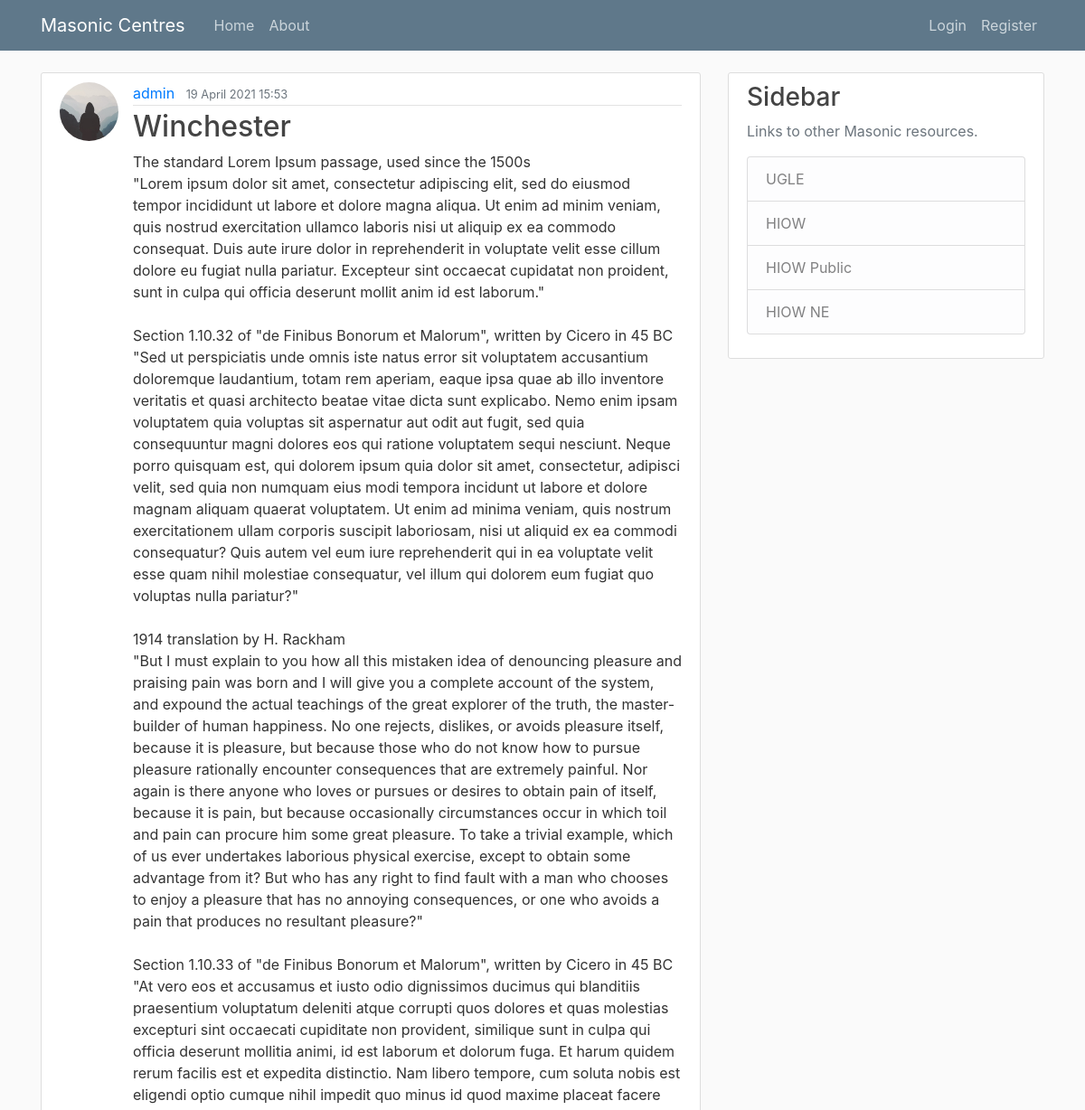
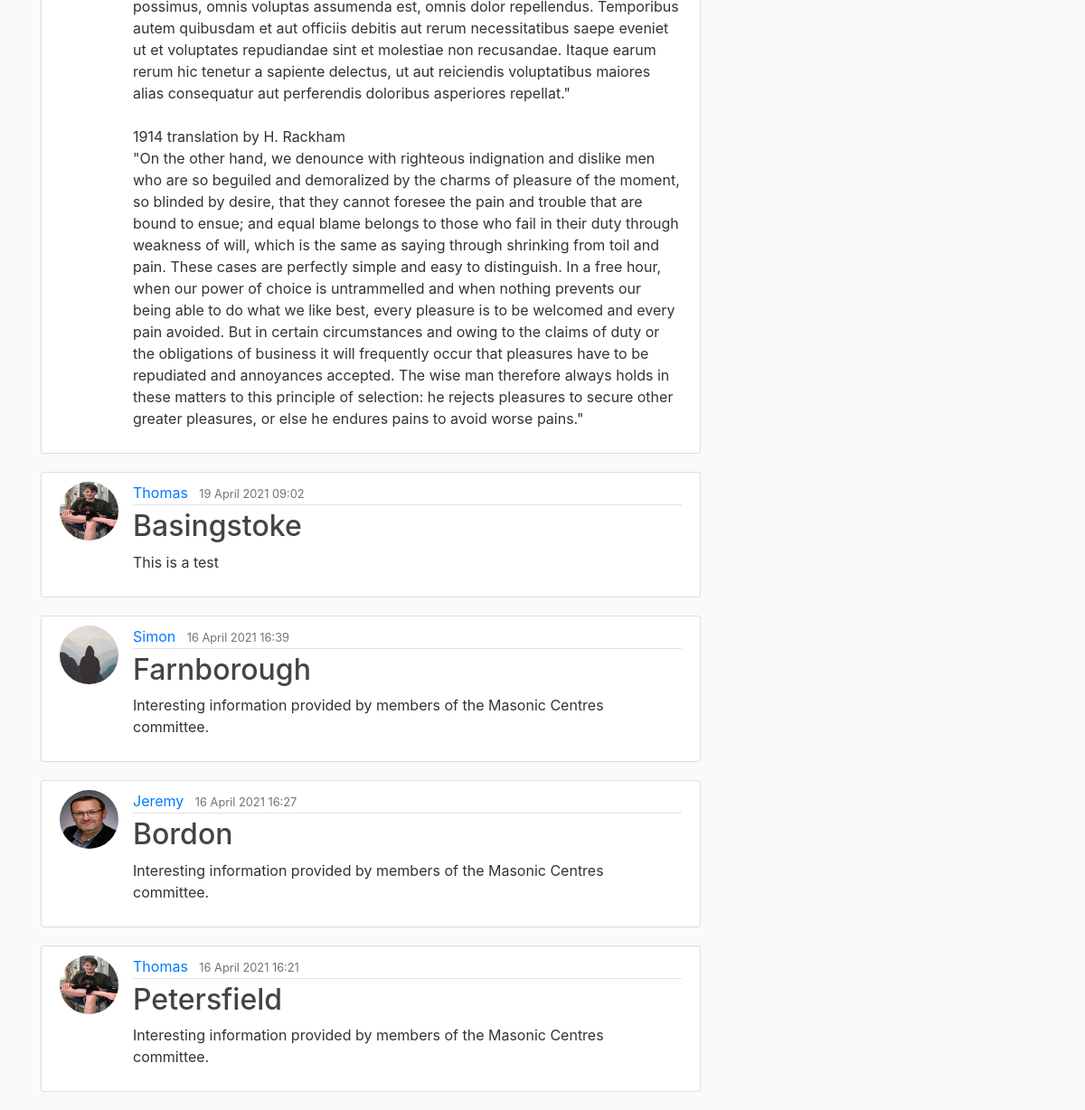
Before: / with the older database file (2 pictures, top to bottom).
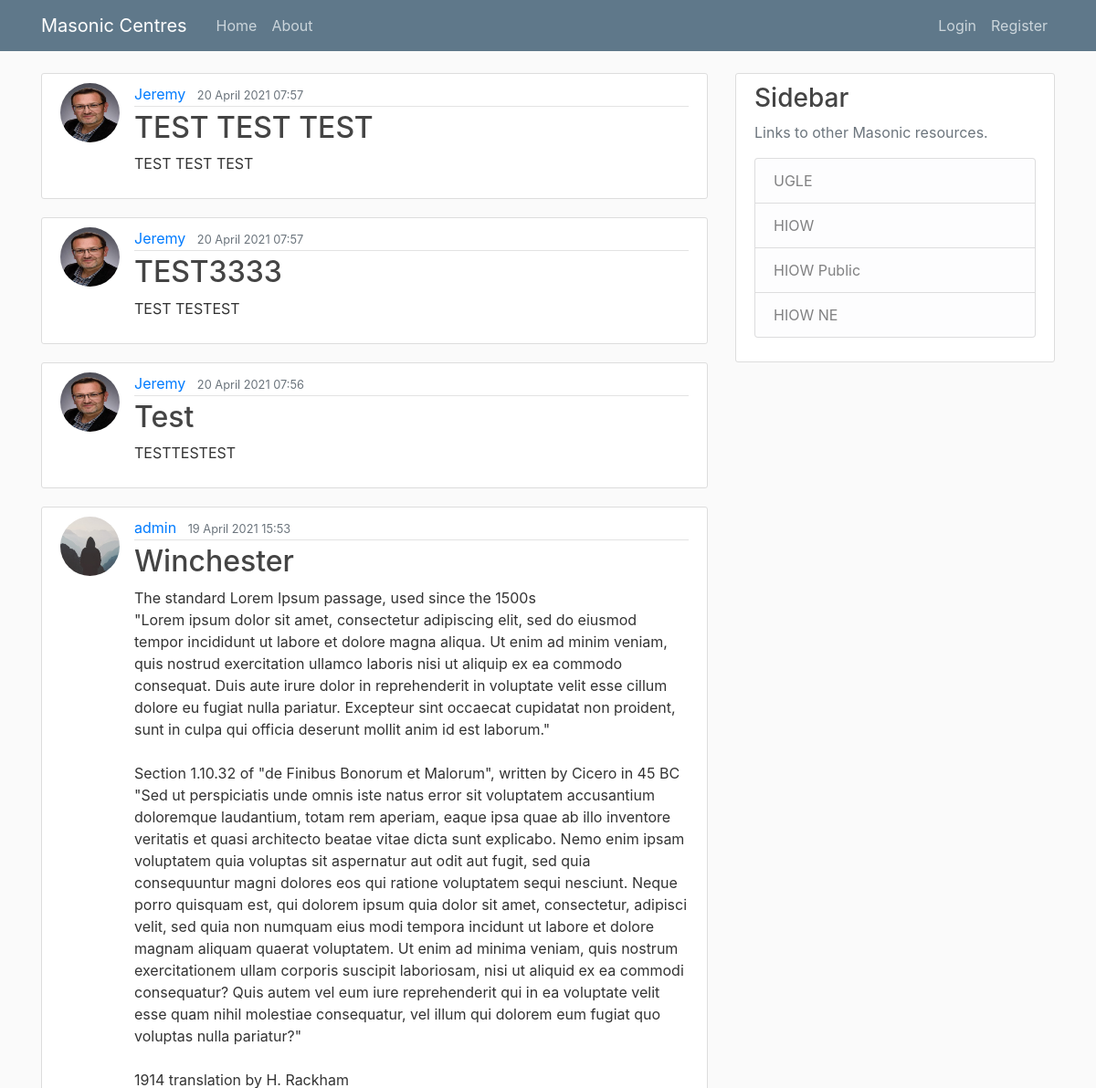
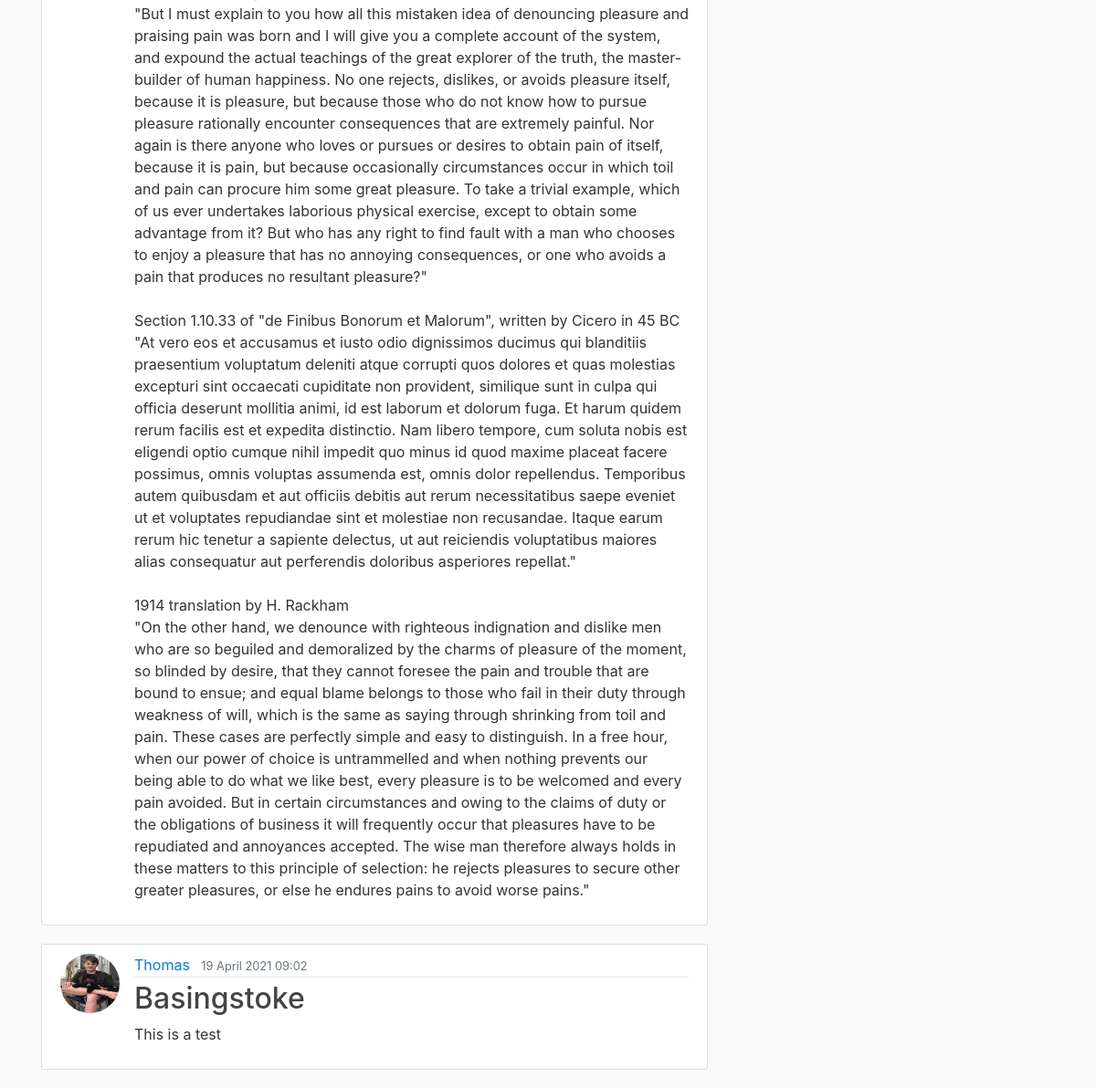
After: the same page with the newer database file (2 pictures, top to bottom).
### blog/models.py (models this page shows, shortened)
class Post(models.Model):
    title = models.CharField(max_length=100)
    content = models.TextField()
    date_posted = models.DateTimeField(default=timezone.now)
    update_posted = models.DateTimeField(auto_now=True)
    author = models.ForeignKey(User, on_delete=models.CASCADE)

### users/models.py (models this page shows, shortened)
class Profile(models.Model):
    user = models.OneToOneField(User, on_delete=models.CASCADE)
    image = models.ImageField(default='default.jpg', upload_to='profile_pics')

### blog/views.py (the view)
# urls.py: path('', PostListView.as_view(), name='blog-home'),
class PostListView(ListView):
    model = Post
    template_name = 'blog/home.html'
    context_object_name = 'posts'
    ordering = ['-date_posted']
    paginate_by = 5

### blog/templates/blog/home.html
{% extends "blog/base.html" %}
{% block content %}
    {% for post in posts %}
        <article class="media content-section">
            <img class="rounded-circle article-img" src="{{ post.author.profile.image.url }}" alt="Profile picture">
            <div class="media-body">
                <div class="article-metadata">
                    <a class="mr-2" href="#">{{ post.author }}</a>
                    <small class="text-muted">{{ post.date_posted|date:"d F Y H:i" }}</small>
                </div>
                <h2><a class="article-title" href="{% url 'post-detail' post.id %}">{{ post.title }}</a></h2>
                <p class="article-content">{{ post.content }}</p>
            </div>
        </article>
    {% endfor %}
{% endblock content %}

Changed rows visible on the page:
no longer on this page (row unchanged): Post: author.profile.image (placeholder picture), author "Simon", date_posted "16 April 2021 16:39", title "Farnborough", content "Interesting information provided by members of the Masonic Centres committee."
no longer on this page (row unchanged): Post: author.profile.image (picture), author "Jeremy", date_posted "16 April 2021 16:27", title "Bordon", content "Interesting information provided by members of the Masonic Centres committee."
no longer on this page (row unchanged): Post: author.profile.image (picture), author "Thomas", date_posted "16 April 2021 16:21", title "Petersfield", content "Interesting information provided by members of the Masonic Centres committee."
added Post: author.profile.image (picture), author "Jeremy", date_posted "20 April 2021 07:57", title "TEST TEST TEST", content "TEST TEST TEST"
added Post: author.profile.image (picture), author "Jeremy", date_posted "20 April 2021 07:57", title "TEST3333", content "TEST TESTEST"
added Post: author.profile.image (picture), author "Jeremy", date_posted "20 April 2021 07:56", title "Test", content "TESTTESTEST"
